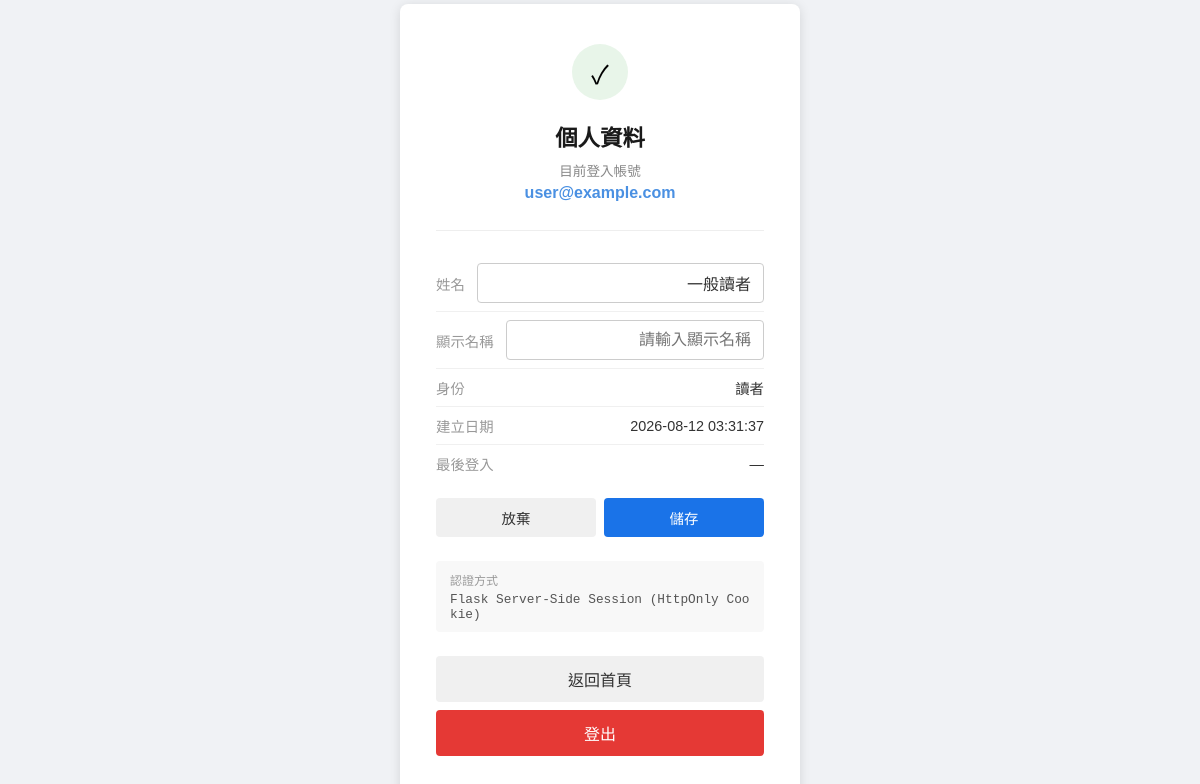
The page /profile?edit=1 (signed in) on the database its author committed.
### tables this page shows
CREATE TABLE users (
            id            INTEGER PRIMARY KEY AUTOINCREMENT,
            email         TEXT    UNIQUE NOT NULL,
            hash          TEXT    NOT NULL,
            role          INTEGER NOT NULL DEFAULT 1,
            name          TEXT,
            display_name  TEXT,
            is_active     INTEGER NOT NULL DEFAULT 1,
            is_deleted    INTEGER NOT NULL DEFAULT 0,
            created_at    TEXT    NOT NULL DEFAULT (datetime('now')),
            last_login_at TEXT
        );

### blueprints/profile/__init__.py (the view)
@profile_bp.route('/profile')
@login_required
def dashboard():
    user = db.find_user_by_id(session['user_id'])
    if not _is_usable(user):
        session.clear()
        return redirect(url_for('auth.login_page'))
    edit_mode = request.args.get('edit') == '1'
    return render_template('profile/dashboard.html', user=user, edit_mode=edit_mode)

### db/connection.py (called while the page is built)
def _get_conn():
    from db import DB_PATH
    conn = sqlite3.connect(DB_PATH)
    conn.row_factory = sqlite3.Row
    conn.execute("PRAGMA journal_mode=WAL")
    return conn

### db/users.py (called while the page is built)
def find_user_by_id(user_id):
    conn = _get_conn()
    row = conn.execute(
        'SELECT id, email, role, name, display_name, is_active, is_deleted,'
        ' created_at, last_login_at FROM users WHERE id = ?',
        (user_id,)
    ).fetchone()
    conn.close()
    return row

### utils.py (called while the page is built)
def _is_usable(user):
    return user and user['is_active'] and not user['is_deleted']

def login_required(f):
    @wraps(f)
    def decorated(*args, **kwargs):
        if 'user_id' not in session:
            return redirect(url_for('auth.login_page'))
        return f(*args, **kwargs)
    return decorated

### templates/profile/dashboard.html (shortened to what this page needs)
{% extends "base.html" %}
{% block head %}
<link rel="stylesheet" href="{{ url_for('static', filename='profile.css') }}">
{% endblock %}
{% block body %}
<div class="profile-dashboard-card">
  <div class="profile-check-icon">✓</div>
  <h1>個人資料</h1>
  <p class="profile-welcome-label">目前登入帳號</p>
  <p class="profile-user-email">{{ user['email'] }}</p>
  <hr class="profile-divider">
  {% if edit_mode %}
  <form method="POST" action="{{ url_for('profile.dashboard_update') }}">
    <div class="profile-section">
      <div class="profile-row">
        <span class="profile-label">姓名</span>
        <input name="name" class="profile-input" type="text"
               value="{{ user['name'] or '' }}" placeholder="請輸入姓名">
      </div>
      <div class="profile-row">
        <span class="profile-label">顯示名稱</span>
        <input name="display_name" class="profile-input" type="text"
               value="{{ user['display_name'] or '' }}" placeholder="請輸入顯示名稱">
      </div>
      <div class="profile-row">
        <span class="profile-label">身份</span>
        <span class="profile-value">{{ '館員（管理員）' if user['role'] == 0 else '讀者' }}</span>
      </div>
      <div class="profile-row">
        <span class="profile-label">建立日期</span>
        <span class="profile-value">{{ user['created_at'] }}</span>
      </div>
      <div class="profile-row">
        <span class="profile-label">最後登入</span>
        <span class="profile-value">{{ user['last_login_at'] or '—' }}</span>
      </div>
    </div>
    <div class="profile-actions">
      <div class="profile-edit-actions">
        <a href="{{ url_for('profile.dashboard') }}" class="profile-action-btn profile-btn-cancel">放棄</a>
        <button type="submit" class="profile-action-btn profile-btn-save">儲存</button>
      </div>
    </div>
  </form>
  {% endif %}
  <div class="profile-session-box">
    <p class="profile-session-label">認證方式</p>
    <p class="profile-session-token">Flask Server-Side Session (HttpOnly Cookie)</p>
  </div>
  <a href="{{ url_for('hub.home') }}" class="profile-back-btn">返回首頁</a>
  <a href="{{ url_for('auth.logout') }}" class="profile-logout-btn">登出</a>
</div>
{% endblock %}

### static/common.css (style rules this page uses)
:root { --btn-primary-bg: #1a73e8; --btn-primary-hover: #1557b0; --btn-secondary-bg: #f0f0f0; --btn-secondary-color: #333; --btn-secondary-hover: #e0e0e0; --btn-danger-bg: #e53935; --btn-danger-hover: #c62828; --btn-action-bg: #f5f5f5; --btn-action-border: #ccc; --btn-action-color: #333; --btn-action-hover: #e8e8e8; --btn-action-danger-border: #e57373; --btn-action-danger-bg: #fff; --btn-action-danger-color: #c62828; --btn-action-danger-hover: #ffebee; }

### static/login.css (style rules this page uses)
* { box-sizing: border-box; margin: 0; padding: 0; }
body { font-family: Arial, sans-serif; background-color: #f0f2f5; display: flex; justify-content: center; align-items: center; min-height: 100vh; }
h1 { font-size: 1.6rem; margin-bottom: 28px; text-align: center; color: #1a1a1a; }
input[type="email"], input[type="password"], input[type="text"] { width: 100%; padding: 10px 12px; font-size: 1rem; border: 1px solid #ccc; border-radius: 4px; outline: none; transition: border-color 0.2s; }

### static/profile.css (style rules this page uses)
.profile-dashboard-card { background: #fff; padding: 40px 36px; border-radius: 8px; box-shadow: 0 2px 12px rgba(0, 0, 0, 0.12); width: 100%; max-width: 400px; text-align: center; }
.profile-check-icon { width: 56px; height: 56px; background-color: #e8f5e9; border-radius: 50%; display: flex; align-items: center; justify-content: center; margin: 0 auto 20px; font-size: 1.6rem; }
.profile-dashboard-card h1 { font-size: 1.4rem; color: #1a1a1a; margin-bottom: 8px; }
.profile-welcome-label { font-size: 0.85rem; color: #888; margin-bottom: 4px; }
.profile-user-email { font-size: 1rem; font-weight: bold; color: #4a90e2; margin-bottom: 28px; word-break: break-all; }
.profile-divider { border: none; border-top: 1px solid #eee; margin: 0 0 24px; }
.profile-section { margin-bottom: 16px; text-align: left; }
.profile-row { display: flex; justify-content: space-between; align-items: center; padding: 8px 0; border-bottom: 1px solid #f0f0f0; font-size: 0.9rem; }
.profile-row:last-child { border-bottom: none; }
.profile-label { color: #999; flex-shrink: 0; margin-right: 12px; }
.profile-value { color: #333; font-weight: 500; text-align: right; word-break: break-all; }
.profile-input { font-size: 0.9rem; font-weight: 500; color: #333; border: 1px solid #d0d0d0; border-radius: 4px; padding: 4px 8px; width: 60%; text-align: right; }
.profile-actions { margin-bottom: 24px; }
.profile-action-btn { padding: 9px 16px; font-size: 0.9rem; border: none; border-radius: 4px; cursor: pointer; transition: background-color 0.2s; text-decoration: none; display: inline-block; }
.profile-btn-cancel { flex: 1; background-color: var(--btn-secondary-bg); color: var(--btn-secondary-color); text-align: center; }
.profile-btn-save { flex: 1; background-color: var(--btn-primary-bg); color: #fff; border: none; }
.profile-edit-actions { display: flex; gap: 8px; }
.profile-back-btn { width: 100%; padding: 11px; font-size: 1rem; background-color: var(--btn-secondary-bg); color: var(--btn-secondary-color); border: none; border-radius: 4px; cursor: pointer; text-decoration: none; display: block; text-align: center; margin-bottom: 8px; transition: background-color 0.2s; }
.profile-logout-btn { width: 100%; padding: 11px; font-size: 1rem; background-color: var(--btn-danger-bg); color: #fff; border: none; border-radius: 4px; cursor: pointer; transition: background-color 0.2s; text-decoration: none; display: block; text-align: center; }
.profile-session-box { background: #f8f8f8; border-radius: 4px; padding: 10px 14px; margin-bottom: 24px; text-align: left; }
.profile-session-label { font-size: 0.75rem; color: #999; margin-bottom: 4px; }
.profile-session-token { font-size: 0.8rem; color: #555; word-break: break-all; font-family: monospace; }

### rows shown on the page
users: email "user@example.com", name "一般讀者", role "讀者", created_at "2026-08-12 03:31:37"

### other values the page prints
{{ user['last_login_at'] or '—' }} "—"
